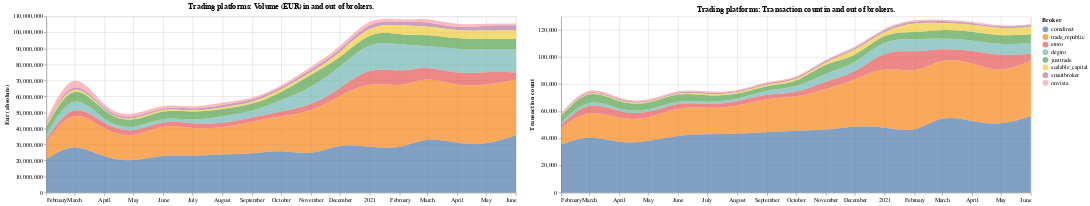
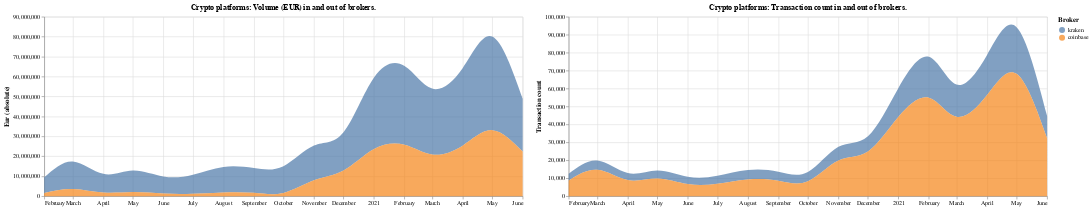

The notebook cell these images were saved under, in order:
### Markdown cell above
In the very first place let's look at the overall volumes our customers are exchanging with brokers. Charts below display the count and volume of monthly transactions. Colors display different brokers. Note that this is the absolute sum of all transaction types, incoming and outgoing. (scroll right to see more charts)

### Code cell
charts_col1 = []
charts_col2 = []

broker_activity = con.execute(
    """
        select
            month,
            broker,
            row_order,
            sum(abs(value_eur)) as activity_eur,
            sum(transactions) as transactions
        from raw_data
        where month >= '2020-01-01'
        group by 1, 2, 3
    """
).fetchdf()

broker_activity_cb = con.execute(
    """
        select
            month,
            broker,
            row_order,
            sum(abs(value_eur)) as activity_eur,
            sum(transactions) as transactions
        from raw_data_coinbase
        where month >= '2020-01-01'
        group by 1, 2, 3
    """
).fetchdf()

charts_col1.append(
    alt.Chart(broker_activity.rename(columns={"broker": "Broker"}))
    .mark_area(opacity=0.7, interpolate="natural")
    .encode(
        x=alt.X("month:T", title=None),
        y=alt.Y("activity_eur:Q", title="Eur (absolute)"),
        color=alt.Color(
            "Broker:N",
            sort=[
                "comdirect",
                "trade_republic",
                "etoro",
                "degiro",
                "justtrade",
                "scalable_capital",
                "smartbroker",
                "onvista",
                "bux",
            ],
        ),
        order=alt.Order("row_order", sort="ascending"),
    )
    .properties(
        width=800,
        height=300,
        title="Trading platforms: Volume (EUR) in and out of brokers.",
    )
)

charts_col2.append(
    alt.Chart(broker_activity_cb.rename(columns={"broker": "Broker"}))
    .mark_area(opacity=0.7, interpolate="natural")
    .encode(
        x=alt.X("month:T", title=None),
        y=alt.Y("activity_eur:Q", title="Eur (absolute)"),
        color=alt.Color(
            "Broker:N",
            sort=[
                "comdirect",
                "trade_republic",
                "etoro",
                "degiro",
                "justtrade",
                "scalable_capital",
                "smartbroker",
                "onvista",
                "bux",
            ],
        ),
        order=alt.Order("row_order", sort="ascending"),
    )
    .properties(
        width=800,
        height=300,
        title="Crypto platforms: Volume (EUR) in and out of brokers.",
    )
)

charts_col1.append(
    alt.Chart(broker_activity.rename(columns={"broker": "Broker"}))
    .mark_area(opacity=0.7, interpolate="natural")
    .encode(
        x=alt.X("month:T", title=None),
        y=alt.Y("transactions:Q", title="Transaction count"),
        color=alt.Color(
            "Broker:N",
            sort=[
                "comdirect",
                "trade_republic",
                "etoro",
                "degiro",
                "justtrade",
                "scalable_capital",
                "smartbroker",
                "onvista",
                "bux",
            ],
        ),
        order=alt.Order("row_order", sort="ascending"),
    )
    .properties(
        width=800,
        height=300,
        title="Trading platforms: Transaction count in and out of brokers.",
    )
)

charts_col2.append(
    alt.Chart(broker_activity_cb.rename(columns={"broker": "Broker"}))
    .mark_area(opacity=0.7, interpolate="natural")
    .encode(
        x=alt.X("month:T", title=None),
        y=alt.Y("transactions:Q", title="Transaction count"),
        color=alt.Color(
            "Broker:N",
            sort=[
                "comdirect",
                "trade_republic",
                "etoro",
                "degiro",
                "justtrade",
                "scalable_capital",
                "smartbroker",
                "onvista",
                "bux",
            ],
        ),
        order=alt.Order("row_order", sort="ascending"),
    )
    .properties(
        width=800,
        height=300,
        title="Crypto platforms: Transaction count in and out of brokers.",
    )
)

alt.hconcat(*charts_col1).display()
alt.hconcat(*charts_col2).display()

### Figure 1 — Vega-Lite specification as saved in the notebook (floating-point values rounded to 4 significant figures; data arrays with more than 128 entries replaced by an {"elided": "..."} marker saying what was removed)
{"config": {"view": {"continuousWidth": 400, "continuousHeight": 300}}, "hconcat": [{"data": {"name": "data-e669ba06d8d2d7f59fe9d4a63d06a999"}, "mark": {"type": "area", "interpolate": "natural", "opacity": 0.7}, "encoding": {"color": {"type": "nominal", "field": "Broker", "sort": ["comdirect", "trade_republic", "etoro", "degiro", "justtrade", "scalable_capital", "smartbroker", "onvista", "bux"]}, "order": {"type": "quantitative", "field": "row_order", "sort": "ascending"}, "x": {"type": "temporal", "field": "month", "title": null}, "y": {"type": "quantitative", "field": "activity_eur", "title": "Eur (absolute)"}}, "height": 300, "title": "Trading platforms: Volume (EUR) in and out of brokers.", "width": 800}, {"data": {"name": "data-e669ba06d8d2d7f59fe9d4a63d06a999"}, "mark": {"type": "area", "interpolate": "natural", "opacity": 0.7}, "encoding": {"color": {"type": "nominal", "field": "Broker", "sort": ["comdirect", "trade_republic", "etoro", "degiro", "justtrade", "scalable_capital", "smartbroker", "onvista", "bux"]}, "order": {"type": "quantitative", "field": "row_order", "sort": "ascending"}, "x": {"type": "temporal", "field": "month", "title": null}, "y": {"type": "quantitative", "field": "transactions", "title": "Transaction count"}}, "height": 300, "title": "Trading platforms: Transaction count in and out of brokers.", "width": 800}], "$schema": "https://vega.github.io/schema/vega-lite/v4.8.1.json", "datasets": {"data-e669ba06d8d2d7f59fe9d4a63d06a999": {"elided": "136 records"}}}

### Figure 2 — Vega-Lite specification as saved in the notebook (floating-point values rounded to 4 significant figures)
{"config": {"view": {"continuousWidth": 400, "continuousHeight": 300}}, "hconcat": [{"data": {"name": "data-04eb82172dc7b6c847245db58bbe9977"}, "mark": {"type": "area", "interpolate": "natural", "opacity": 0.7}, "encoding": {"color": {"type": "nominal", "field": "Broker", "sort": ["comdirect", "trade_republic", "etoro", "degiro", "justtrade", "scalable_capital", "smartbroker", "onvista", "bux"]}, "order": {"type": "quantitative", "field": "row_order", "sort": "ascending"}, "x": {"type": "temporal", "field": "month", "title": null}, "y": {"type": "quantitative", "field": "activity_eur", "title": "Eur (absolute)"}}, "height": 300, "title": "Crypto platforms: Volume (EUR) in and out of brokers.", "width": 800}, {"data": {"name": "data-04eb82172dc7b6c847245db58bbe9977"}, "mark": {"type": "area", "interpolate": "natural", "opacity": 0.7}, "encoding": {"color": {"type": "nominal", "field": "Broker", "sort": ["comdirect", "trade_republic", "etoro", "degiro", "justtrade", "scalable_capital", "smartbroker", "onvista", "bux"]}, "order": {"type": "quantitative", "field": "row_order", "sort": "ascending"}, "x": {"type": "temporal", "field": "month", "title": null}, "y": {"type": "quantitative", "field": "transactions", "title": "Transaction count"}}, "height": 300, "title": "Crypto platforms: Transaction count in and out of brokers.", "width": 800}], "$schema": "https://vega.github.io/schema/vega-lite/v4.8.1.json", "datasets": {"data-04eb82172dc7b6c847245db58bbe9977": [{"month": "2020-03", "Broker": "kraken", "row_order": 2, "activity_eur": 13790000.0, "transactions": 5167.0}, {"month": "2020-04", "Broker": "kraken", "row_order": 2, "activity_eur": 9363000.0, "transactions": 3912.0}, {"month": "2020-04", "Broker": "coinbase", "row_order": 1, "activity_eur": 1818000.0, "transactions": 8934.0}, {"month": "2020-05", "Broker": "kraken", "row_order": 2, "activity_eur": 10810000.0, "transactions": 4464.0}, {"month": "2020-06", "Broker": "kraken", "row_order": 2, "activity_eur": 8520000.0, "transactions": 4101.0}, {"month": "2020-07", "Broker": "kraken", "row_order": 2, "activity_eur": 9553000.0, "transactions": 4450.0}, {"month": "2020-08", "Broker": "kraken", "row_order": 2, "activity_eur": 12790000.0, "transactions": 5227.0}, {"month": "2020-09", "Broker": "kraken", "row_order": 2, "activity_eur": 12480000.0, "transactions": 4969.0}, {"month": "2020-09", "Broker": "coinbase", "row_order": 1, "activity_eur": 1641000.0, "transactions": 8637.0}, {"month": "2020-10", "Broker": "coinbase", "row_order": 1, "activity_eur": 1623000.0, "transactions": 8326.0}, {"month": "2020-10", "Broker": "kraken", "row_order": 2, "activity_eur": 13430000.0, "transactions": 5115.0}, {"month": "2020-11", "Broker": "kraken", "row_order": 2, "activity_eur": 17450000.0, "transactions": 7575.0}, {"month": "2020-11", "Broker": "coinbase", "row_order": 1, "activity_eur": 7918000.0, "transactions": 19900.0}, {"month": "2020-12", "Broker": "kraken", "row_order": 2, "activity_eur": 19240000.0, "transactions": 8538.0}, {"month": "2020-12", "Broker": "coinbase", "row_order": 1, "activity_eur": 12810000.0, "transactions": 24900.0}, {"month": "2021-01", "Broker": "kraken", "row_order": 2, "activity_eur": 35870000.0, "transactions": 16120.0}, {"month": "2021-01", "Broker": "coinbase", "row_order": 1, "activity_eur": 23670000.0, "transactions": 44190.0}, {"month": "2021-03", "Broker": "kraken", "row_order": 2, "activity_eur": 33050000.0, "transactions": 17960.0}, {"month": "2021-03", "Broker": "coinbase", "row_order": 1, "activity_eur": 20900000.0, "transactions": 44230.0}, {"month": "2021-04", "Broker": "kraken", "row_order": 2, "activity_eur": 38840000.0, "transactions": 22360.0}, {"month": "2021-04", "Broker": "coinbase", "row_order": 1, "activity_eur": 25340000.0, "transactions": 56360.0}, {"month": "2021-05", "Broker": "kraken", "row_order": 2, "activity_eur": 46930000.0, "transactions": 26010.0}, {"month": "2021-05", "Broker": "coinbase", "row_order": 1, "activity_eur": 33110000.0, "transactions": 68170.0}, {"month": "2021-06", "Broker": "coinbase", "row_order": 1, "activity_eur": 22400000.0, "transactions": 32250.0}, {"month": "2021-06", "Broker": "kraken", "row_order": 2, "activity_eur": 26460000.0, "transactions": 12390.0}, {"month": "2020-02", "Broker": "kraken", "row_order": 2, "activity_eur": 7828000.0, "transactions": 3709.0}, {"month": "2020-08", "Broker": "coinbase", "row_order": 1, "activity_eur": 1887000.0, "transactions": 9289.0}, {"month": "2020-02", "Broker": "coinbase", "row_order": 1, "activity_eur": 1619000.0, "transactions": 8723.0}, {"month": "2020-03", "Broker": "coinbase", "row_order": 1, "activity_eur": 3636000.0, "transactions": 14650.0}, {"month": "2020-05", "Broker": "coinbase", "row_order": 1, "activity_eur": 2048000.0, "transactions": 9847.0}, {"month": "2020-07", "Broker": "coinbase", "row_order": 1, "activity_eur": 1231000.0, "transactions": 6892.0}, {"month": "2020-06", "Broker": "coinbase", "row_order": 1, "activity_eur": 1326000.0, "transactions": 6705.0}, {"month": "2021-02", "Broker": "kraken", "row_order": 2, "activity_eur": 39520000.0, "transactions": 22790.0}, {"month": "2021-02", "Broker": "coinbase", "row_order": 1, "activity_eur": 25800000.0, "transactions": 54880.0}]}}
